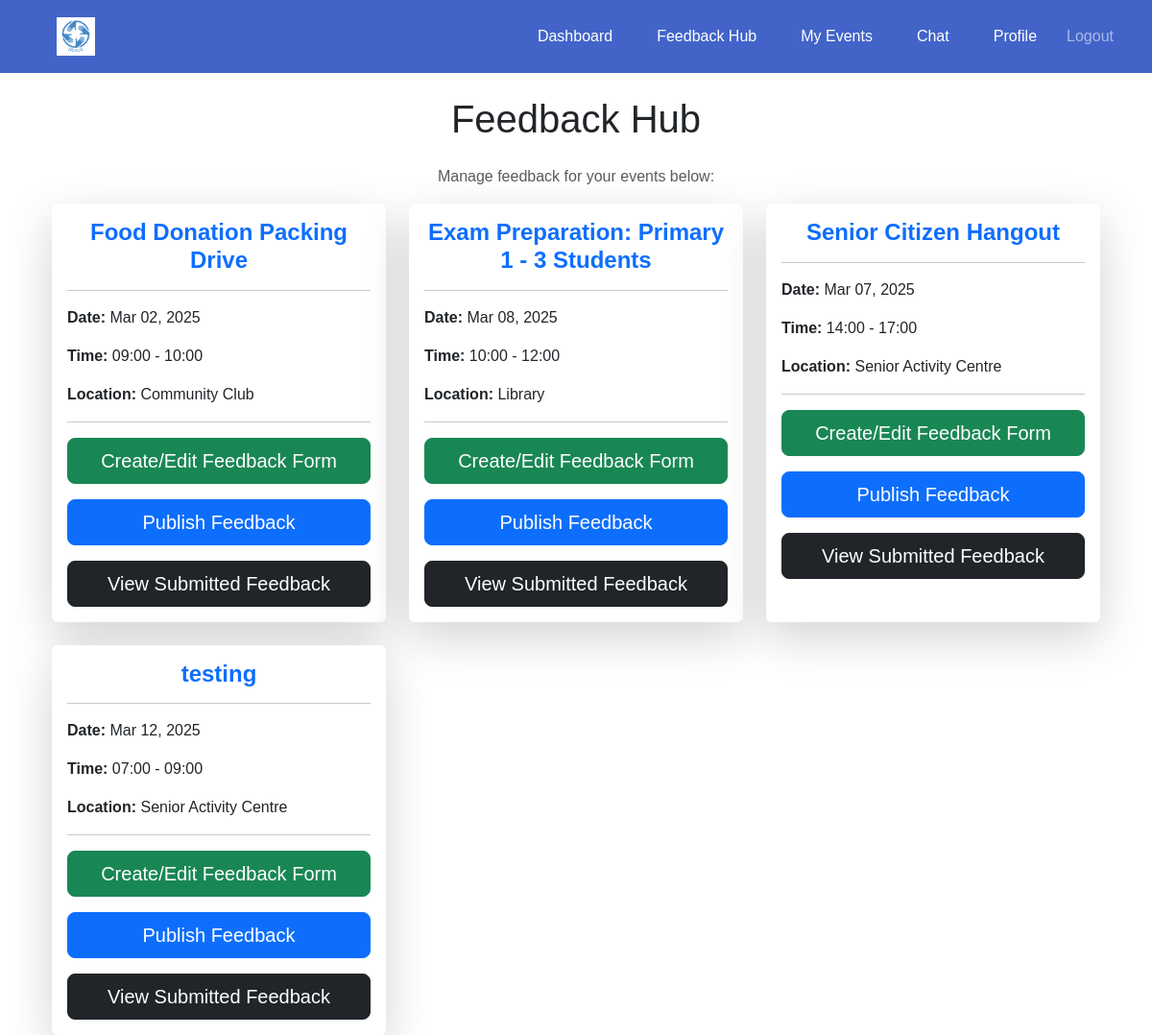
Page /events/feedback-hub/ (signed in) on the earlier database version.
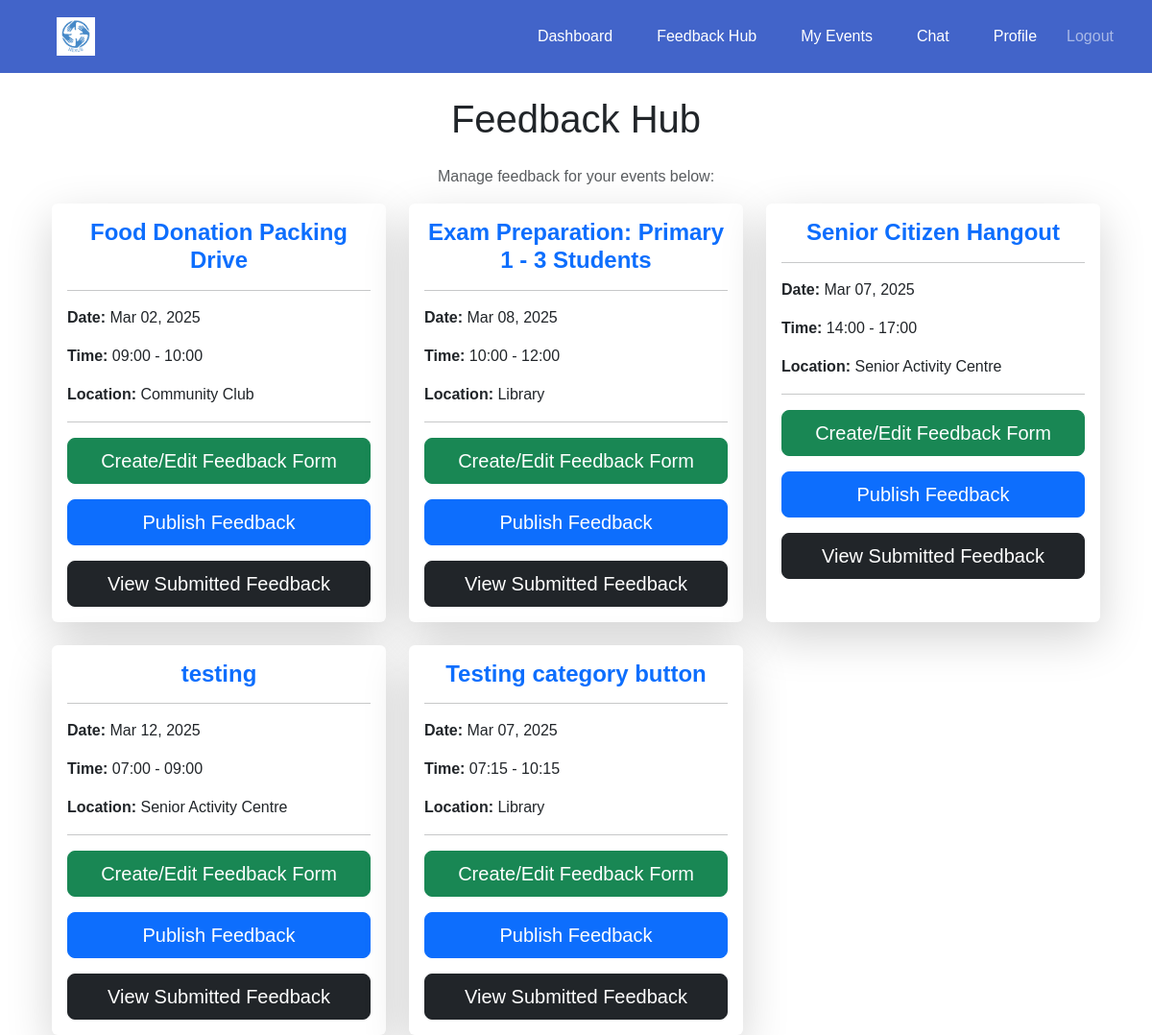
Same page on the later database version.
### events/models.py (models this page shows, shortened)
class Event(models.Model):
    CATEGORY_CHOICES = [
        ('education', 'Education'),
        ('social development', 'Social Development'),
        ('senior citizen', 'Senior Citizen'),
    ]
    organisation = models.ForeignKey(settings.AUTH_USER_MODEL, on_delete=models.CASCADE)
    name = models.CharField(max_length=255)
    description = models.TextField()
    date = models.DateTimeField()
    start_time = models.TimeField(default=time(9, 0))  # Default: 09:00 AM
    end_time = models.TimeField(default=time(17, 0))  # Default: 05:00 PM
    location = models.CharField(max_length=255)
    volunteers_needed = models.PositiveIntegerField()
    roles_responsibilities = models.TextField()
    category = models.CharField(max_length=50, choices=CATEGORY_CHOICES, blank=False, default='Education')

### events/views.py (the view)
# urls.py: path('feedback-hub/', views.feedback_hub, name='feedback_hub'),
@login_required
def feedback_hub(request):
    events = Event.objects.filter(organisation=request.user)  # Get all events for this organization
    return render(request, "events/feedback_hub.html", {"events": events})

### events/templates/events/feedback_hub.html (shortened to what this page needs)
{% extends "base.html" %}
{% block content %}
<div class="container mt-4">
    <h1 class="mb-4 text-center">Feedback Hub</h1>
    <p class="text-muted text-center">Manage feedback for your events below:</p>
    {% if events %}
        <div class="row row-cols-1 row-cols-md-2 row-cols-lg-3 g-4">
            {% for event in events %}
                <div class="col">
                    <div class="card shadow-lg border-0 h-100">
                        <div class="card-body">
                            <h4 class="card-title text-primary fw-bold text-center">{{ event.name }}</h4>
                            <hr class="my-3">
                            <div class="mb-3">
                                <p class="card-text"> <strong>Date:</strong> {{ event.date|date:"M d, Y" }}</p>
                                <p class="card-text"> <strong>Time:</strong> {{ event.start_time|time:"H:i" }} - {{ event.end_time|time:"H:i" }}</p>
                                <p class="card-text"> <strong>Location:</strong> {{ event.location }}</p>
                            </div>
                            <hr class="my-3">
                            <div class="d-grid gap-3">
                                <a href="{% url 'events:create_feedback_form' event.id %}" class="btn btn-success btn-lg">
                                     Create/Edit Feedback Form
                                </a>
                                <a href="{% url 'events:publish_feedback' event.id %}" class="btn btn-primary btn-lg">
                                     Publish Feedback
                                </a>
                                <a href="{% url 'events:view_feedback' event.id %}" class="btn btn-dark btn-lg">
                                     View Submitted Feedback
                                </a>
                            </div>
                        </div>
                    </div>
                </div>
            {% endfor %}
        </div>
    {% else %}
        <p class="text-center text-muted">You have no events listed.</p>
    {% endif %}
</div>
{% endblock %}

Differences in the rows shown:
added Event: name "Testing category button", date "Mar 07, 2025", start_time "07:15", end_time "10:15", location "Library"
